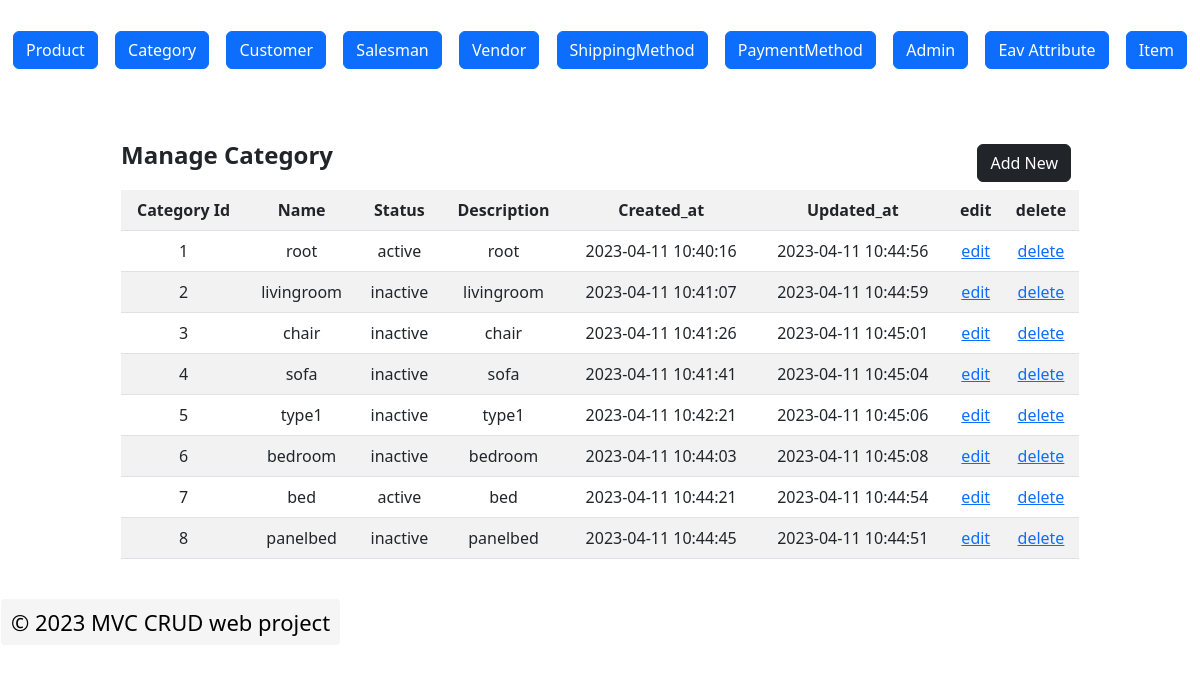
The app's page /index.php?c=category&a=grid with its own data.
### tables this page shows
CREATE TABLE `category` (
  `category_id` int(11) NOT NULL,
  `parent_id` int(11) NOT NULL,
  `path` varchar(11) DEFAULT NULL,
  `name` varchar(255) NOT NULL,
  `status` tinyint(4) NOT NULL,
  `description` varchar(255) NOT NULL,
  `created_at` datetime NOT NULL,
  `updated_at` datetime DEFAULT NULL
);

### Block/Core/Template.php (called while the page is built, shortened)
<?php
class Block_Core_Template extends Model_Core_View
{
	protected $children = [];
	public function getChildren()
	{
		return $this->children;
	}
	public function addChild($key, $value)
	{
		$this->children[$key] = $value;
		return $this;
	}
}

### Model/Core/View.php (called while the page is built, shortened)
<?php
class Model_Core_View
{
	protected $template = null;
	public function setTemplate($template)
	{
		$this->template = $template;
		return $this;
	}
	public function getTemplate()
	{
		return $this->template;
	}
	public function render()
	{
		require "View" . DS . $this->getTemplate();
	}
	public function getUrl($action = null, $controller = null, $param = [], $reset = false)
	{
		return Ccc::getModel('Core_Url')->getUrl($action, $controller, $param, $reset);
	}
}

### Controller/Category.php (called while the page is built, shortened)
<?php
class Controller_Category extends Controller_Core_Action
{
	public function gridAction()
	{
		try {
			$layout = $this->getLayout();
			$grid = $layout->createBlock('Category_Grid');
			$layout->getChild('content')->addChild('grid',$grid);
			$layout->render();
		} catch (Exception $e) {
			Ccc::getModel('Core_Message')->addMessages($e->getMessage(), Model_Core_Message::FAILURE);
		}
	}
}

### index.php (called while the page is built, shortened)
<?php
spl_autoload_register(function ($className) {
    $classPath = str_replace('_', '/', $className);
});
class Ccc
{
	public static function init()
	{
		$front = new Controller_Core_Front();
		$front->init();
	}
	public static function getModel($className)
	{
		return new $className();
	}
}
Ccc::init();
?>

### Block/Core/Grid.php (called while the page is built, shortened)
<?php
class Block_Core_Grid extends Block_Core_Template
{
	protected $_columns = [];
	protected $_actions = [];
	protected $_buttons = [];
	protected $_title = null;
	public function getColumns()
	{
		return $this->_columns;
	}
	public function addColumn($key, $value)
	{
		$this->_columns[$key] = $value;
		return $this;
	}
	public function getActions()
	{
		return $this->_actions;
	}
	public function addAction($key, $value)
	{
		$this->_actions[$key] = $value;
		return $this;
	}
	public function getColumnValue($row, $key)
	{
		if ($key == 'status') {
			return $row->getStatusText();
		}
		return $row->$key;
	}
	public function getButtons()
	{
		return $this->_buttons;
	}
	public function addButton($key, $value)
	{
		$this->_buttons[$key] = $value;
		return $this;
	}
	public function setTitle($title)
	{
		$this->_title = $title;
		return $this;
	}
    public function getTitle()
	{
		return $this->_title;
	}
}
?>

### Block/Category/Grid.php (called while the page is built, shortened)
<?php
class Block_Category_Grid extends Block_Core_Grid
{
	public function getEditUrl($row, $key)
	{
		return $this->getUrl($key, null, ['category_id' => $row->getId()], true);
	}
	public function getDeleteUrl($row, $key)
	{
		return $this->getUrl($key, null, ['category_id' => $row->getId()], true);
	}
	public function getCollection()
	{
		$sql = "SELECT * FROM `category`";
		$category = Ccc::getModel('Category')->fetchAll($sql);
		return $category;
	}
}

### Model/Core/Adapter.php (called while the page is built, shortened)
	<?php
class Model_Core_Adapter {
	public $config = [
		'host' => 'localhost',
		'username'=>'root',
		'password' => '',
		'dbname' => 'newmvc-hirenasodiya'
	];
	public function connect()
	{
		$connect = mysqli_connect(
		$this->config['host'],
		$this->config['username'],
		$this->config['password'],
		$this->config['dbname']);
		return $connect;
	}
	public function fetchAll($query)
	{
		$connect = $this->connect();
		$result	= mysqli_query($connect,$query);
		if($result->num_rows > 0)
		{
		    return $result->fetch_all(MYSQLI_ASSOC);
		}
		return null;
	}
}
?>

### Model/Core/Table/Resource.php (called while the page is built, shortened)
<?php
class Model_Core_Table_Resource
{
	protected $primaryKey = null;
	public function getAdapter()
	{
		$adapter = new Model_Core_Adapter();
		return $adapter;
	}
	public function setPrimaryKey($primaryKey)
	{
		$this->primaryKey = $primaryKey;
		return $this;
	}
	public function getPrimaryKey()
	{
		return $this->primaryKey;
	}
	public function fetchAll($query)
	{
		return $this->getAdapter()->fetchAll($query);
	}
}
?>

### Model/Core/Table.php (called while the page is built, shortened)
<?php
class Model_Core_Table
{
	protected $data = [];
	protected $resource = null;
	protected $collection = null;
	public function setResource($resource)
	{
		$this->resource = $resource;
		return $this;
	}
	public function getResource()
	{
		if ($this->resource) {
			return $this->resource;
		}
		$resource = new ($this->resourceClass)();
		return $resource;
	}
	public function setCollection($collection)
	{
		$this->collection = $collection;
		return $this;
	}
	public function getCollection()
	{
		if ($this->collection) {
			return $this->collection;
		}
		$collection = new ($this->collectionClass)();
		return $collection;
	}
	public function getId()
	{
		$primaryKey = $this->getResource()->getPrimaryKey();
		return $this->$primaryKey;
	}
	public function __get($key)
	{
		return $this->data[$key];
	}
	public function setData(array $data)
	{
		$this->data = array_merge($this->data, $data) ;
		return $this;
	}
	public function fetchAll($query)
	{
		$result = $this->getResource()->fetchAll($query);
		$collection = $this->getCollection()->setData($result);
		return $collection;
	}
}
?>

### Model/Core/Table/Collection.php (called while the page is built, shortened)
<?php
class Model_Core_Table_Collection
{
	protected $data = [];
	public function setData(array $data)
	{
		$this->data = array_merge($this->data, $data);
		return $this;
	}
	public function getData()
	{
		return $this->data;
	}
}

### Model/Category/Resource.php (called while the page is built, shortened)
<?php
class Model_Category_Resource extends Model_Core_Table_Resource
{
	public function getStatusOptions()
	{
		return [
			Model_Category::STATUS_ACTIVE => Model_Category::STATUS_ACTIVE_LBL,
			Model_Category::STATUS_INACTIVE => Model_Category::STATUS_INACTIVE_LBL
		];
	}
}

### Model/Category.php (called while the page is built, shortened)
<?php
class Model_Category extends Model_Core_Table
{
    public function getStatusText()
    {
        $statuses = $this->getResource()->getStatusOptions();
        if (array_key_exists($this->status, $statuses))
        {
            return $statuses[$this->status];
        }
        return $statuses[self::STATUS_DEFAULT];
    }
}
?>

### Model/Core/Url.php (called while the page is built)
<?php
require_once'Model/Core/Request.php';
class Model_Core_Url
{
	public function getUrl($action = null, $controller = null, $param = [], $reset = false)
	{
		$result = new Model_Core_Request();
		$final = $result->getParam();
		if ($reset) {
			$final = [];
		}
		if ($controller) {
			$final['c'] = $controller;
		}
		else{
			$final['c'] = $result->getControllerName();
		}
		if ($action) {
			$final['a'] = $action;
		}
		else{
			$final['a'] = $result->getActionName();
		}
		if ($param) {
			$final = array_merge($final, $param);
		}
		$queryString = http_build_query($final);
		$requesturl = trim($_SERVER['REQUEST_URI'], $_SERVER['QUERY_STRING']);
		return $url = $_SERVER['REQUEST_SCHEME'].'://'.$_SERVER['HTTP_HOST'].$requesturl.$queryString;
	}
}
?>

### Model/Core/Request.php (called while the page is built, shortened)
<?php
class Model_Core_Request
{
	public function getParam($key = null , $value = null)
	{
		if($key == 	null)
		{
			return $_GET;
		}
		if(array_key_exists($key, $_GET))
		{
			return $_GET[$key];
		}
		return $value;
	}
	public function getControllerName()
	{
		return $this->getParam('c', 'product');
	}
}
?>

### View/core/grid.phtml (the view)
<?php
$rows = $this->getCollection();
?>
<div class="d-flex align-items-center justify-content-sm-between">
	<p class="fw-bolder fs-4"><?php echo $this->getTitle(); ?></p>
	<div class="m-2 mx-2">
		<?php foreach($this->getButtons() as $key => $button):  ?>
		<a class="btn btn-dark pull-right" href="<?php echo $button['url']; ?>"><?php echo $button['title']; ?></a>
		<?php endforeach; ?>
	</div>
</div>
<table class="table table-striped text-center ">
		<tr>
			<?php foreach($this->getColumns() as $key => $column):  ?>
			<th><?php echo $column['title']; ?></th>
			<?php endforeach; ?>
			<?php foreach($this->getActions() as $key => $action):  ?>
			<th><?php echo $action['title']; ?></th>
			<?php endforeach; ?>
		</tr>
		<?php if (!$rows):?>
		<tr>
			<td colspan="16">No record found</td>
		</tr>
		<?php else: ?>
		<?php foreach($rows->getData() as $row):?>
			<tr>
				<?php foreach($this->getColumns() as $key => $column):  ?>
				<td><?php echo $this->getColumnValue($row, $key);?></td>
				<?php endforeach; ?>
				<?php foreach($this->getActions() as $key => $action):  ?>
				<td><a href="<?php $method = $action['method']; echo $this->$method($row, $key); ?>"><?php echo $action['title']; ?></a></td>
				<?php endforeach; ?>
			</tr>
		<?php endforeach; ?>
		<?php endif; ?>
	</table>
</body>
</html>

### View/html/content.phtml
<?php
$children = $this->getChildren();
foreach ($children as $child) {
	$child->render();
}
?>

### records on screen
category: category_id "1", name "root", status "active", description "root", created_at "2023-04-11 10:40:16", updated_at "2023-04-11 10:44:56"
category: category_id "2", name "livingroom", status "inactive", description "livingroom", created_at "2023-04-11 10:41:07", updated_at "2023-04-11 10:44:59"
category: category_id "3", name "chair", status "inactive", description "chair", created_at "2023-04-11 10:41:26", updated_at "2023-04-11 10:45:01"
category: category_id "4", name "sofa", status "inactive", description "sofa", created_at "2023-04-11 10:41:41", updated_at "2023-04-11 10:45:04"
category: category_id "5", name "type1", status "inactive", description "type1", created_at "2023-04-11 10:42:21", updated_at "2023-04-11 10:45:06"
category: category_id "6", name "bedroom", status "inactive", description "bedroom", created_at "2023-04-11 10:44:03", updated_at "2023-04-11 10:45:08"
category: category_id "7", name "bed", status "active", description "bed", created_at "2023-04-11 10:44:21", updated_at "2023-04-11 10:44:54"
category: category_id "8", name "panelbed", status "inactive", description "panelbed", created_at "2023-04-11 10:44:45", updated_at "2023-04-11 10:44:51"

### other values on screen
$button['title'] "Add New"
$column['title'] "Category Id"
$column['title'] "Name"
$column['title'] "Status"
$column['title'] "Description"
$column['title'] "Created_at"
$column['title'] "Updated_at"
$action['title'] "edit"
$action['title'] "delete"
